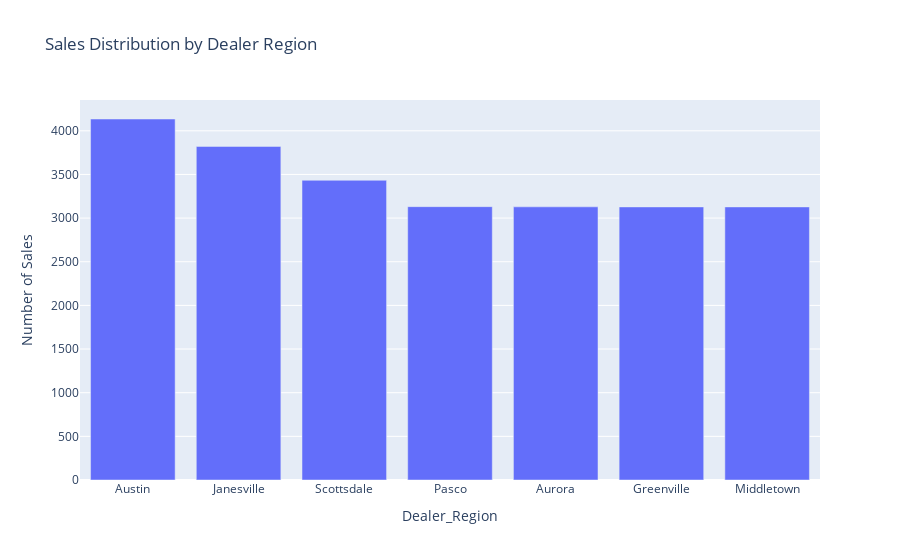

The code cell stored with this chart in its notebook:
### Code cell
# Get sales count by Dealer Region
region_sales = df['Dealer_Region'].value_counts()

# Plot Bar chart
fig = px.bar(region_sales, 
             x=region_sales.index, 
             y=region_sales.values, 
             labels={'x': 'Dealer Region', 'y': 'Number of Sales'},
             title='Sales Distribution by Dealer Region')

fig.show()

### Figure 1 — Plotly figure (JSON) as saved in the notebook; plotly's stock layout.template omitted (floating-point values rounded to 4 significant figures)
{"data": [{"alignmentgroup": "True", "hovertemplate": "Dealer_Region=%{x}<br>Number of Sales=%{y}<extra></extra>", "legendgroup": "", "marker": {"color": "#636efa", "pattern": {"shape": ""}}, "name": "", "offsetgroup": "", "orientation": "v", "showlegend": false, "textposition": "auto", "type": "bar", "x": ["Austin", "Janesville", "Scottsdale", "Pasco", "Aurora", "Greenville", "Middletown"], "xaxis": "x", "y": [4135, 3821, 3433, 3131, 3129, 3128, 3128], "yaxis": "y"}], "layout": {"barmode": "relative", "legend": {"tracegroupgap": 0}, "title": {"text": "Sales Distribution by Dealer Region"}, "xaxis": {"anchor": "y", "domain": [0, 1], "title": {"text": "Dealer_Region"}}, "yaxis": {"anchor": "x", "domain": [0, 1], "title": {"text": "Number of Sales"}}}}
